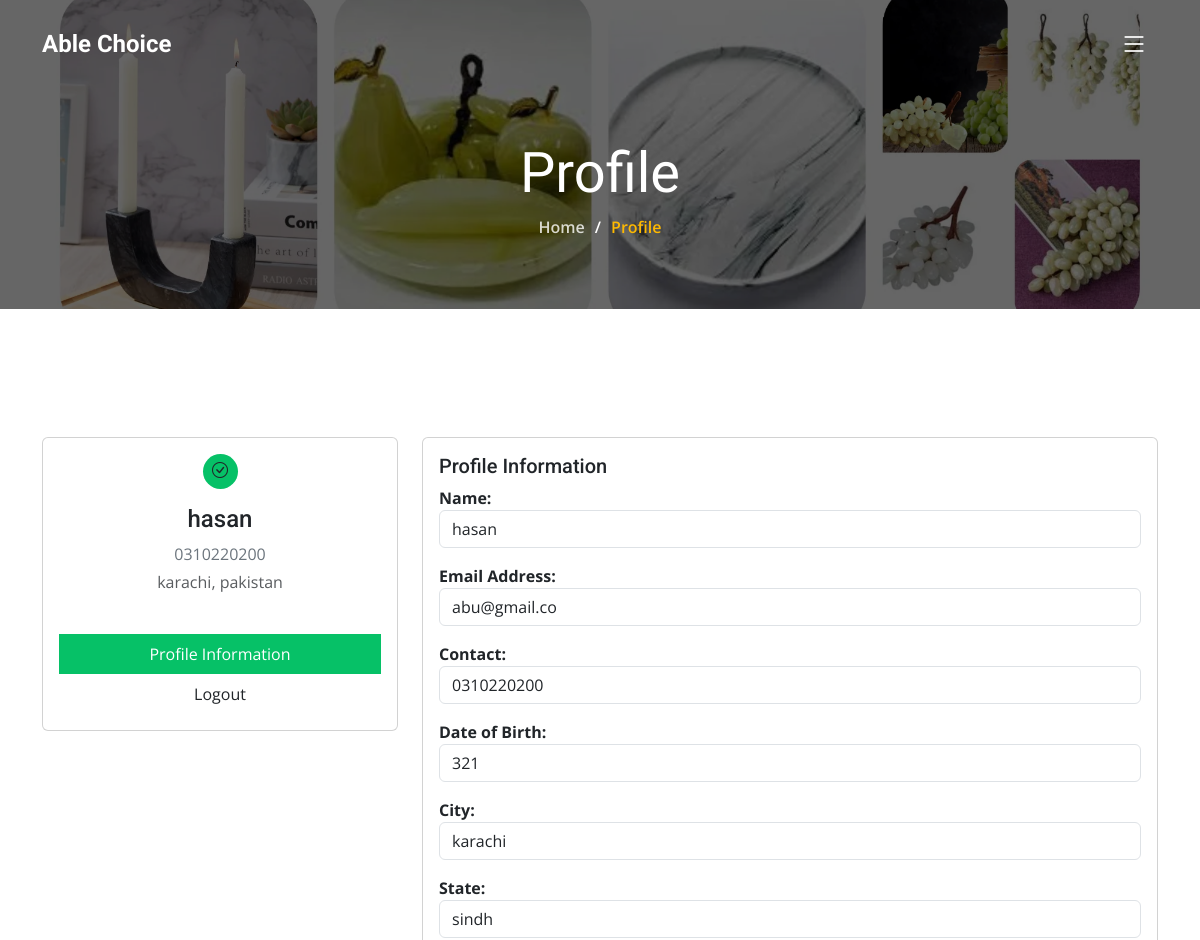
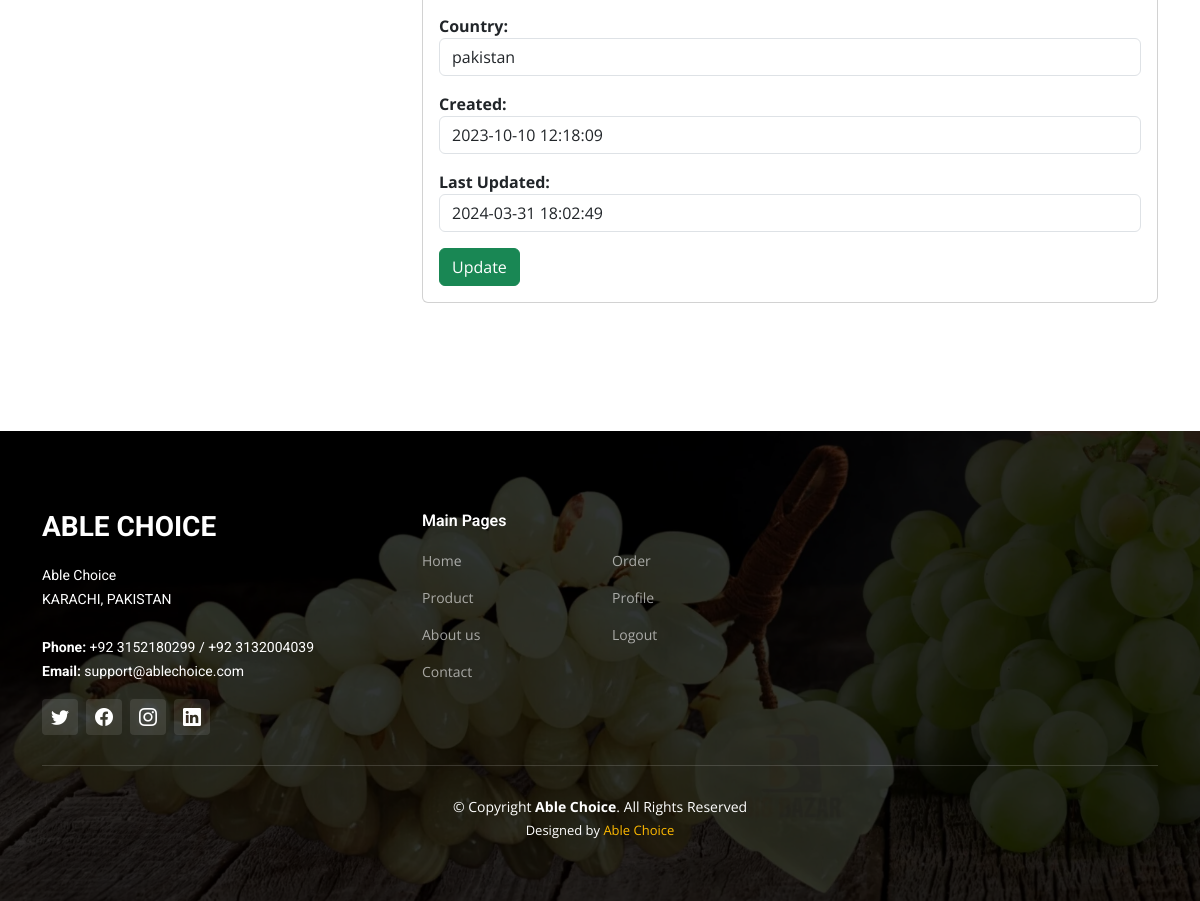
The page /Views/profile.php (signed in) on the database its author committed (2 pictures, top to bottom).
### tables this page shows
CREATE TABLE `address` (
  `id` int(11) NOT NULL,
  `user_id` int(11) DEFAULT NULL,
  `address` longtext DEFAULT NULL,
  `city` varchar(500) DEFAULT NULL,
  `state` varchar(200) DEFAULT NULL,
  `postal_code` varchar(200) DEFAULT NULL,
  `country` varchar(200) DEFAULT NULL,
  `created_at` datetime NOT NULL DEFAULT current_timestamp(),
  `updated_at` datetime DEFAULT NULL ON UPDATE current_timestamp(),
  `deleted_at` datetime DEFAULT NULL
);

CREATE TABLE `user` (
  `id` int(11) NOT NULL,
  `name` varchar(500) DEFAULT NULL,
  `email` varchar(200) DEFAULT NULL,
  `parent_name` varchar(500) DEFAULT NULL,
  `phone` varchar(200) DEFAULT NULL,
  `password` varchar(200) DEFAULT NULL,
  `role` varchar(200) DEFAULT NULL,
  `created_at` datetime NOT NULL DEFAULT current_timestamp(),
  `updated_at` datetime DEFAULT NULL ON UPDATE current_timestamp(),
  `deleted_at` datetime DEFAULT NULL
);

### Views/Profile.php (the view, shortened to what this page needs)
<?php
include "Master/header.php";
include "../Model/connection.php";
?>
<main id="main">
<?php include "Master/breadcrumb.php"; ?>
    <section class="my-5">
        <div class="container">
            <div class="main-body">
                <div class="row">
                    <div class="col-lg-4">
                        <div class="card">
                            <div class="card-body">
                                <?php
                                $name = '';
                                $email = '';
                                $phone = '';
                                $password = '';
                                $city = '';
                                $state = '';
                                $country = '';
                                $created_at = '';
                                $lastupdatedate = '';
                                $user_id = $_SESSION['user_id'];
                                $query = "SELECT user.*, address.address as address_address, address.city as city, address.state as state,
                                          address.postal_code as postal_code, address.country as country
                                          FROM user
                                          JOIN address ON user.id = address.user_id
                                          WHERE user.id = '$user_id' AND user.deleted_at IS NULL";
                                $res = mysqli_query($con, $query);
                                if (mysqli_num_rows($res) > 0) {
                                    $row = mysqli_fetch_assoc($res);
                                    $name = $row['name'];
                                    $email = $row['email'];
                                    $phone = $row['phone'];
                                    $password = $row['password'];
                                    $city = $row['city'];
                                    $state = $row['state'];
                                    $country = $row['country'];
                                    $created_at = $row['created_at'];
                                    $lastupdatedate = $row['updated_at'];
                                }
                                ?>
                                <div class="d-flex flex-column align-items-center text-center">
                                    <i class="bi bi-check-circle rounded-circle p-1 bg-warning" style="width:35px;height:35px; background-color: #06C167 !important;"></i>
                                    <div class="mt-3">
                                        <h4><?php echo $name ?></h4>
                                        <p class="text-secondary mb-1"><?php echo $phone ?></p>
                                        <p class="text-muted font-size-sm"><?php echo $city.', '. $country ?></p>
                                    </div>
                                </div>
                                <div class="list-group list-group-flush text-center mt-4">
                                    <a href="#" style="background-color:#06C167 !important" class="list-group-item list-group-item-action border-0 active"
                                        onclick="showProfileDetails()">
                                        Profile Information
                                    </a>
                                    <a href="logout.php" class="list-group-item list-group-item-action border-0">Logout</a>
                                </div>
                            </div>
                        </div>
                    </div>
                    <div class="col-lg-8">
                        <div id="profileDetails" class="card" style="display: none;">
                            <div class="card-body">
                                <div class="profile-info">
                                    <h5>Profile Information</h5>
                                    <form action="Profile.php" method="post">
                                    <p><strong>Name:</strong> <input class="form-control" type="text" value="<?php echo $name ?>" name="name" /> </p>
                                    <p><strong>Email Address:</strong> <input class="form-control" type="text" value="<?php echo $email ?>" name="email" /></p>
                                    <p><strong>Contact:</strong> <input class="form-control" type="text" value="<?php echo $phone ?>" name="phone" /></p>
                                    <p><strong>Date of Birth:</strong> <input class="form-control" type="text" value="<?php echo $password ?>" name="password" /></p>
                                    <p><strong>City:</strong> <input class="form-control" type="text" value="<?php echo $city ?>" name="city" /></p>
                                    <p><strong>State:</strong> <input class="form-control" type="text" value="<?php echo $state ?>" name="state" /></p>
                                    <p><strong>Country:</strong> <input class="form-control" type="text" value="<?php echo $country ?>" name="country" /></p>
                                    <p><strong>Created:</strong> <input class="form-control" type="text" value="<?php echo $created_at ?>" name="created_at" /></p>
                                    <p><strong>Last Updated:</strong> <input class="form-control" type="text" value="<?php echo $lastupdatedate ?>" name="lastupdate" /></p>
                                    <button type="submit" class="btn btn-success">
                                        Update
                                    </button>
                                    </form>
                                </div>
                            </div>
                        </div>
                    </div>
                </div>
            </div>
        </div>
    </section>
<?php
include "Master/footer.php";
?>
</main>

### Assets/Style/main.css (style rules this page uses)
:root { --font-default: "Open Sans", system-ui, -apple-system, "Segoe UI", Roboto, "Helvetica Neue", Arial, "Noto Sans", "Liberation Sans", sans-serif, "Apple Color Emoji", "Segoe UI Emoji", "Segoe UI Symbol", "Noto Color Emoji"; --font-primary: "Roboto", sans-serif; --font-secondary: "Work Sans", sans-serif; }
:root { --color-default: #364d59; --color-primary: #feb900; --color-secondary: #52565e; }
:root { scroll-behavior: smooth; }
body { font-family: var(--font-default); color: var(--color-default); overflow-x: hidden; }
a { color: var(--color-primary); text-decoration: none; }
h1, h2, h3, h4, h5, h6 { font-family: var(--font-primary); }
section { padding: 80px 0; overflow: hidden; }

### rows shown on the page
address: user.name "hasan", user.phone "0310220200", city "karachi", country "pakistan", name "hasan", email "abu@gmail.co", phone "0310220200", password "321", state "sindh", created_at "2023-10-10 12:18:09", lastupdate "2024-03-31 18:02:49"

### other values the page prints
$page "Profile"
